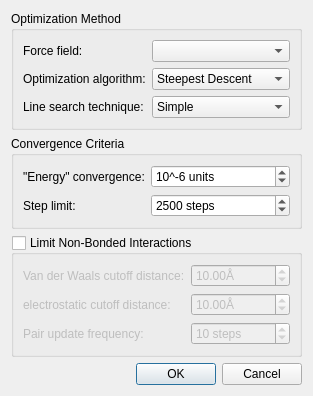
<?xml version="1.0" encoding="UTF-8"?>
<ui version="4.0">
 <class>Avogadro::QtPlugins::OBForceFieldDialog</class>
 <widget class="QDialog" name="Avogadro::QtPlugins::OBForceFieldDialog">
  <property name="geometry">
   <rect>
    <x>0</x>
    <y>0</y>
    <width>327</width>
    <height>356</height>
   </rect>
  </property>
  <property name="sizePolicy">
   <sizepolicy hsizetype="Fixed" vsizetype="Fixed">
    <horstretch>0</horstretch>
    <verstretch>0</verstretch>
   </sizepolicy>
  </property>
  <property name="windowTitle">
   <string>Geometry Optimization Parameters</string>
  </property>
  <layout class="QGridLayout" name="gridLayout">
   <property name="sizeConstraint">
    <enum>QLayout::SetFixedSize</enum>
   </property>
   <item row="3" column="0">
    <widget class="QDialogButtonBox" name="buttonBox">
     <property name="orientation">
      <enum>Qt::Horizontal</enum>
     </property>
     <property name="standardButtons">
      <set>QDialogButtonBox::Cancel|QDialogButtonBox::Ok</set>
     </property>
    </widget>
   </item>
   <item row="0" column="0">
    <widget class="QGroupBox" name="groupBox_2">
     <property name="title">
      <string>Optimization Method</string>
     </property>
     <layout class="QFormLayout" name="formLayout">
      <item row="0" column="0">
       <widget class="QLabel" name="label">
        <property name="text">
         <string>Force field:</string>
        </property>
       </widget>
      </item>
      <item row="1" column="0">
       <widget class="QLabel" name="label_3">
        <property name="text">
         <string>Optimization algorithm:</string>
        </property>
       </widget>
      </item>
      <item row="2" column="0">
       <widget class="QLabel" name="label_4">
        <property name="text">
         <string>Line search technique:</string>
        </property>
       </widget>
      </item>
      <item row="0" column="1">
       <widget class="QComboBox" name="forceField"/>
      </item>
      <item row="1" column="1">
       <widget class="QComboBox" name="algorithm">
        <item>
         <property name="text">
          <string>Steepest Descent</string>
         </property>
        </item>
        <item>
         <property name="text">
          <string>Conjugate Gradient</string>
         </property>
        </item>
       </widget>
      </item>
      <item row="2" column="1">
       <widget class="QComboBox" name="lineSearch">
        <item>
         <property name="text">
          <string>Simple</string>
         </property>
        </item>
        <item>
         <property name="text">
          <string>Newton's Method</string>
         </property>
        </item>
       </widget>
      </item>
     </layout>
    </widget>
   </item>
   <item row="2" column="0">
    <widget class="QGroupBox" name="enableCutoffs">
     <property name="title">
      <string>Limit Non-Bonded Interactions</string>
     </property>
     <property name="checkable">
      <bool>true</bool>
     </property>
     <property name="checked">
      <bool>false</bool>
     </property>
     <layout class="QFormLayout" name="formLayout_2">
      <item row="0" column="0">
       <widget class="QLabel" name="label_7">
        <property name="text">
         <string>Van der Waals cutoff distance:</string>
        </property>
       </widget>
      </item>
      <item row="3" column="0">
       <widget class="QLabel" name="label_6">
        <property name="text">
         <string>Pair update frequency:</string>
        </property>
       </widget>
      </item>
      <item row="2" column="0">
       <widget class="QLabel" name="label_8">
        <property name="text">
         <string>electrostatic cutoff distance:</string>
        </property>
       </widget>
      </item>
      <item row="0" column="1">
       <widget class="QDoubleSpinBox" name="vdwCutoff">
        <property name="suffix">
         <string>Å</string>
        </property>
        <property name="minimum">
         <double>0.250000000000000</double>
        </property>
        <property name="maximum">
         <double>100.000000000000000</double>
        </property>
        <property name="singleStep">
         <double>0.250000000000000</double>
        </property>
        <property name="value">
         <double>10.000000000000000</double>
        </property>
       </widget>
      </item>
      <item row="2" column="1">
       <widget class="QDoubleSpinBox" name="eleCutoff">
        <property name="suffix">
         <string>Å</string>
        </property>
        <property name="minimum">
         <double>0.250000000000000</double>
        </property>
        <property name="maximum">
         <double>100.000000000000000</double>
        </property>
        <property name="singleStep">
         <double>0.250000000000000</double>
        </property>
        <property name="value">
         <double>10.000000000000000</double>
        </property>
       </widget>
      </item>
      <item row="3" column="1">
       <widget class="QSpinBox" name="pairFreq">
        <property name="suffix">
         <string> steps</string>
        </property>
        <property name="minimum">
         <number>1</number>
        </property>
        <property name="maximum">
         <number>100</number>
        </property>
        <property name="singleStep">
         <number>1</number>
        </property>
        <property name="value">
         <number>10</number>
        </property>
       </widget>
      </item>
     </layout>
    </widget>
   </item>
   <item row="1" column="0">
    <widget class="QGroupBox" name="groupBox_3">
     <property name="title">
      <string>Convergence Criteria</string>
     </property>
     <layout class="QFormLayout" name="formLayout_3">
      <item row="0" column="0">
       <widget class="QLabel" name="label_2">
        <property name="text">
         <string>&quot;Energy&quot; convergence:</string>
        </property>
       </widget>
      </item>
      <item row="1" column="0">
       <widget class="QLabel" name="label_5">
        <property name="text">
         <string>Step limit:</string>
        </property>
       </widget>
      </item>
      <item row="0" column="1">
       <widget class="QSpinBox" name="energyConv">
        <property name="suffix">
         <string> units</string>
        </property>
        <property name="prefix">
         <string>10^</string>
        </property>
        <property name="minimum">
         <number>-10</number>
        </property>
        <property name="maximum">
         <number>9</number>
        </property>
        <property name="value">
         <number>-6</number>
        </property>
       </widget>
      </item>
      <item row="1" column="1">
       <widget class="QSpinBox" name="stepLimit">
        <property name="suffix">
         <string> steps</string>
        </property>
        <property name="minimum">
         <number>0</number>
        </property>
        <property name="maximum">
         <number>100000</number>
        </property>
        <property name="singleStep">
         <number>250</number>
        </property>
        <property name="value">
         <number>2500</number>
        </property>
       </widget>
      </item>
     </layout>
    </widget>
   </item>
  </layout>
 </widget>
 <tabstops>
  <tabstop>forceField</tabstop>
  <tabstop>algorithm</tabstop>
  <tabstop>lineSearch</tabstop>
  <tabstop>energyConv</tabstop>
  <tabstop>stepLimit</tabstop>
  <tabstop>enableCutoffs</tabstop>
  <tabstop>vdwCutoff</tabstop>
  <tabstop>eleCutoff</tabstop>
  <tabstop>pairFreq</tabstop>
  <tabstop>buttonBox</tabstop>
 </tabstops>
 <resources/>
 <connections>
  <connection>
   <sender>buttonBox</sender>
   <signal>accepted()</signal>
   <receiver>Avogadro::QtPlugins::OBForceFieldDialog</receiver>
   <slot>accept()</slot>
   <hints>
    <hint type="sourcelabel">
     <x>248</x>
     <y>254</y>
    </hint>
    <hint type="destinationlabel">
     <x>157</x>
     <y>274</y>
    </hint>
   </hints>
  </connection>
  <connection>
   <sender>buttonBox</sender>
   <signal>rejected()</signal>
   <receiver>Avogadro::QtPlugins::OBForceFieldDialog</receiver>
   <slot>reject()</slot>
   <hints>
    <hint type="sourcelabel">
     <x>316</x>
     <y>260</y>
    </hint>
    <hint type="destinationlabel">
     <x>286</x>
     <y>274</y>
    </hint>
   </hints>
  </connection>
 </connections>
</ui>
